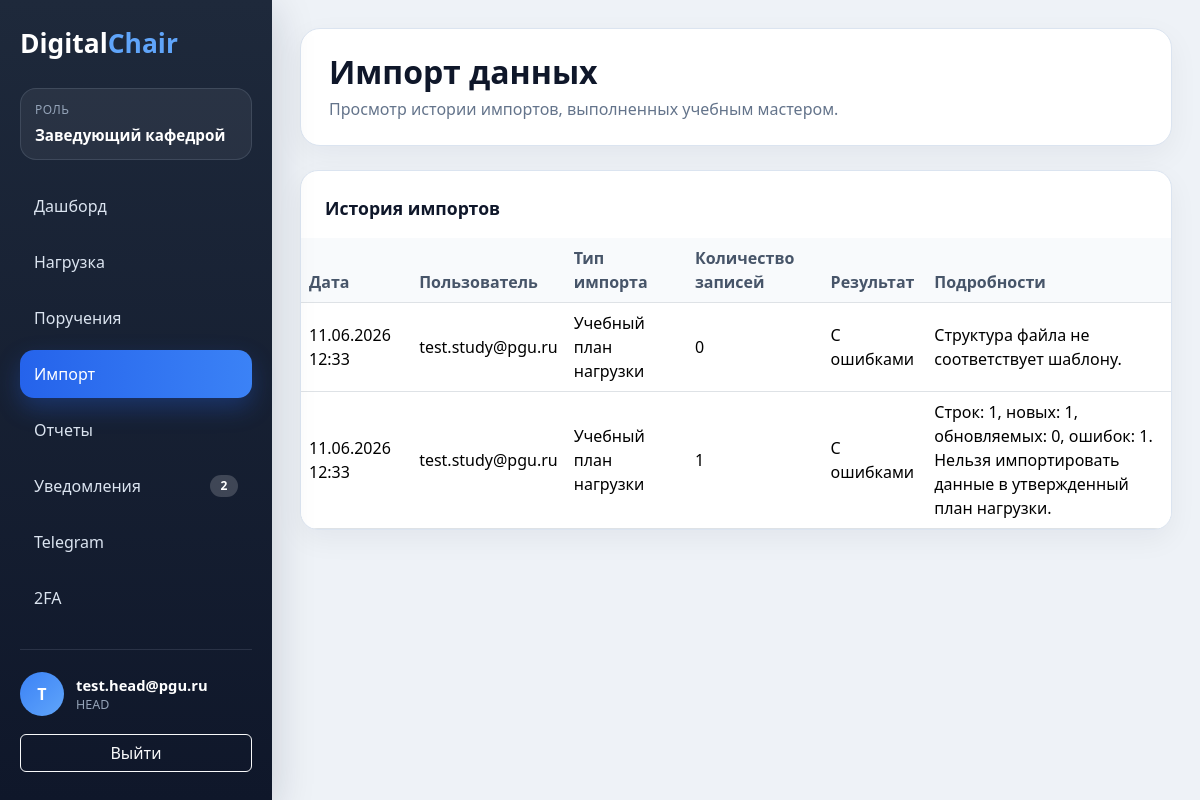
Page /imports/ (signed in) on the committed database.
### apps/users/models.py (models this page shows, shortened)
class User(AbstractUser):
    class Roles(models.TextChoices):
        ADMIN = 'ADMIN', 'Администратор'
        HEAD = 'HEAD', 'Заведующий кафедрой'
        TEACHER = 'TEACHER', 'Преподаватель'
        STUDENT = 'STUDENT', 'Студент'
        STUDY_MASTER = 'STUDY_MASTER', 'Учебный мастер'
    username = models.CharField(
        max_length=150,
        unique=True
    )
    email = models.EmailField(
        unique=True
    )
    role = models.CharField(
        max_length=30,
        choices=Roles.choices,
        default=Roles.TEACHER
    )
    phone = models.CharField(
        max_length=20,
        blank=True,
        null=True
    )
    telegram_id = models.CharField(
        max_length=100,
        blank=True,
        null=True
    )
    telegram_bind_code = models.CharField(
        max_length=20,
        blank=True,
        null=True
    )
    telegram_bind_code_created_at = models.DateTimeField(
        blank=True,
        null=True
    )
    is_2fa_enabled = models.BooleanField(
        default=False
    )
    totp_secret = models.CharField(
        max_length=64,
        blank=True,
        null=True
    )
    USERNAME_FIELD = 'email'
    REQUIRED_FIELDS = []
    objects = UserManager()

### apps/core/models.py (models this page shows, shortened)
class ImportLog(models.Model):
    class ImportTypes(models.TextChoices):
        TEACHERS = 'teachers', 'Преподаватели'
        SUBJECTS = 'subjects', 'Дисциплины'
        GROUPS = 'groups', 'Учебные группы'
        WORKLOAD = 'workload', 'Учебный план нагрузки'
    class Results(models.TextChoices):
        SUCCESS = 'SUCCESS', 'Успешно'
        FAILED = 'FAILED', 'С ошибками'
    created_at = models.DateTimeField(
        auto_now_add=True
    )
    user = models.ForeignKey(
        settings.AUTH_USER_MODEL,
        on_delete=models.CASCADE,
        related_name='import_logs'
    )
    import_type = models.CharField(
        max_length=30,
        choices=ImportTypes.choices
    )
    records_count = models.PositiveIntegerField(
        default=0
    )
    result = models.CharField(
        max_length=20,
        choices=Results.choices
    )
    details = models.TextField(
        blank=True
    )

### apps/core/views.py (the view, shortened to what this page needs)
@login_required(login_url='/login/')
@imports_view_required
@never_cache
def import_center_view(request):
    preview = None
    active_import_type = None
    bound_form = None
    return render(
        request,
        'study/imports/index.html',
        {
            'import_forms': build_import_forms(
                bound_form=bound_form,
                active_import_type=active_import_type
            ),
            'preview': preview,
            'history': build_import_history(),
            'can_upload': request.user.role == 'STUDY_MASTER',
        }
    )

### apps/core/views.py (called while the page is built)
def can_view_imports(user):
    return user.is_authenticated and user.role in (
        'STUDY_MASTER',
        'HEAD',
    )

def build_import_forms(bound_form=None, active_import_type=None):
    forms = {}
    for import_type, definition in IMPORT_DEFINITIONS.items():
        if active_import_type == import_type and bound_form is not None:
            forms[import_type] = bound_form
        else:
            forms[import_type] = ImportUploadForm(
                initial={
                    'import_type': import_type
                },
                import_type=import_type
            )
        forms[import_type].import_title = definition['title']
        forms[import_type].import_type = import_type
        forms[import_type].template_url = (
            f'/imports/templates/{import_type}/'
        )
    return forms

def build_import_history():
    return ImportLog.objects.select_related('user').order_by(
        '-created_at'
    )[:20]

### templates/study/imports/index.html (shortened to what this page needs)
{% extends 'base/base.html' %}
{% block page_title %}Импорт данных{% endblock %}
{% block page_subtitle %}
    <p class="app-page-subtitle">
        {% if can_upload %}
            Загрузка XLSX-файлов в справочники и учебные планы с предварительной проверкой.
        {% else %}
            Просмотр истории импортов, выполненных учебным мастером.
        {% endif %}
    </p>
{% endblock %}
{% block content %}
    <div class="table-card">
        <div class="p-4 pb-0">
            <div class="section-title mb-3">История импортов</div>
        </div>
        <div class="table-responsive">
            <table class="table align-middle mb-0">
                <thead>
                <tr>
                    <th>Дата</th>
                    <th>Пользователь</th>
                    <th>Тип импорта</th>
                    <th>Количество записей</th>
                    <th>Результат</th>
                    <th>Подробности</th>
                </tr>
                </thead>
                <tbody>
                {% for log in history %}
                    <tr>
                        <td>{{ log.created_at|date:'d.m.Y H:i' }}</td>
                        <td>{{ log.user.email }}</td>
                        <td>{{ log.get_import_type_display }}</td>
                        <td>{{ log.records_count }}</td>
                        <td>{{ log.get_result_display }}</td>
                        <td style="white-space: pre-line;">{{ log.details|default:'-' }}</td>
                    </tr>
                {% empty %}
                    <tr>
                        <td colspan="6" class="text-center text-muted py-4">История импортов пока пуста.</td>
                    </tr>
                {% endfor %}
                </tbody>
            </table>
        </div>
    </div>
{% endblock %}

### templates/base/base.html (shortened to what this page needs)
<!DOCTYPE html>
<html lang="ru">
<head>
    <link href="https://cdn.jsdelivr.net/npm/bootstrap@5.3.3/dist/css/bootstrap.min.css"
          rel="stylesheet">
</head>
<body>
{% if request.user.is_authenticated %}
    <div class="app-shell">
        <aside class="app-sidebar">
            <h1 class="app-logo">Digital<span>Chair</span></h1>
            <div class="app-role">
                <span class="app-role-label">Роль</span>
                <span class="app-role-value">{{ ui_role_label }}</span>
            </div>
            <nav class="app-nav">
                {% for item in ui_navigation_items %}
                    <a href="{{ item.url }}"
                       class="app-nav-link{% if item.is_active %} active{% endif %}">
                        <span>{{ item.label }}</span>
                        {% if item.badge %}
                            <span class="app-nav-badge">{{ item.badge }}</span>
                        {% endif %}
                    </a>
                {% endfor %}
            </nav>
            <div class="app-sidebar-footer">
                <div class="app-user">
                    <div class="app-user-avatar">
                        {{ request.user.email|first|upper }}
                    </div>
                    <div>
                        <div class="app-user-email">{{ request.user.email }}</div>
                        <div class="app-user-role">{{ request.user.role }}</div>
                    </div>
                </div>
                <a href="/logout/" class="btn btn-outline-light w-100">Выйти</a>
            </div>
        </aside>
        <main class="app-main">
            <header class="app-page-header">
                <div>
                    <h1 class="app-page-title">{% block page_title %}DigitalChair{% endblock %}</h1>
                    {% block page_subtitle %}{% endblock %}
                </div>
            </header>
            {% block content %}{% endblock %}
        </main>
    </div>
{% else %}
    {% block anonymous_content %}{% endblock %}
{% endif %}
</body>
</html>

### rows in the picture
User: user.email|first "T", user.email "test.head@pgu.ru", user.role "HEAD"
ImportLog: created_at "11.06.2026 12:33", user.email "test.study@pgu.ru", import_type "Учебный план нагрузки", records_count "0", result "С ошибками", details "Структура файла не соответствует шаблону."
ImportLog: created_at "11.06.2026 12:33", user.email "test.study@pgu.ru", import_type "Учебный план нагрузки", records_count "1", result "С ошибками", details "Строк: 1, новых: 1, обновляемых: 0, ошибок: 1. Нельзя импортировать данные в утвержденный план нагрузки."

### other values in the picture
{{ ui_role_label }} "Заведующий кафедрой"
{{ item.label }} "Дашборд" "Нагрузка" "Поручения" "Импорт" "Отчеты" "Уведомления" "Telegram" "2FA"
{{ item.badge }} "2"
